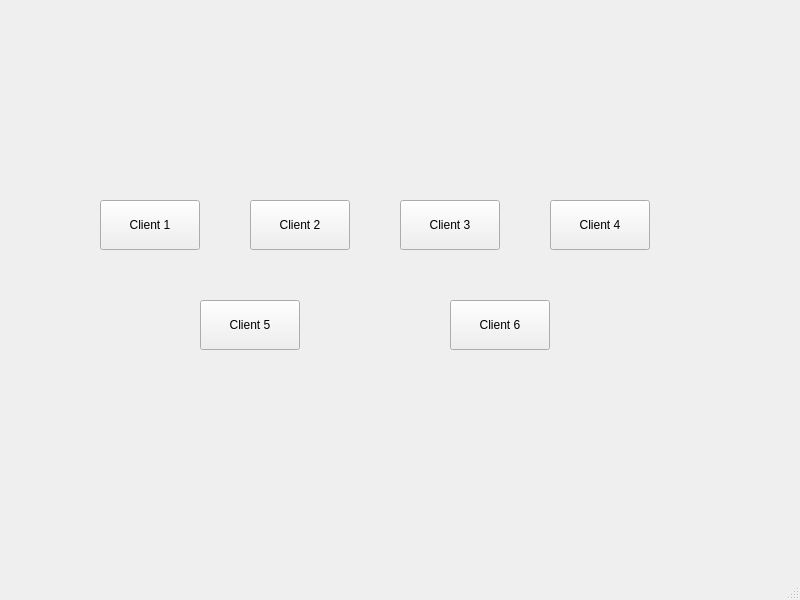
<?xml version="1.0" encoding="UTF-8"?>
<ui version="4.0">
 <class>MainWindow</class>
 <widget class="QMainWindow" name="MainWindow">
  <property name="geometry">
   <rect>
    <x>0</x>
    <y>0</y>
    <width>800</width>
    <height>600</height>
   </rect>
  </property>
  <property name="windowTitle">
   <string>MainWindow</string>
  </property>
  <widget class="QWidget" name="centralwidget">
   <widget class="QStackedWidget" name="stackedWidget">
    <property name="geometry">
     <rect>
      <x>0</x>
      <y>0</y>
      <width>800</width>
      <height>600</height>
     </rect>
    </property>

    <!-- 첫 번째 페이지: 클라이언트 선택 화면 -->
    <widget class="QWidget" name="pageSelectClient">
     <widget class="QPushButton" name="clientButton1">
      <property name="geometry">
       <rect>
        <x>100</x>
        <y>200</y>
        <width>100</width>
        <height>50</height>
       </rect>
      </property>
      <property name="text">
       <string>Client 1</string>
      </property>
     </widget>
     <widget class="QPushButton" name="clientButton2">
      <property name="geometry">
       <rect>
        <x>250</x>
        <y>200</y>
        <width>100</width>
        <height>50</height>
       </rect>
      </property>
      <property name="text">
       <string>Client 2</string>
      </property>
     </widget>
     <widget class="QPushButton" name="clientButton3">
      <property name="geometry">
       <rect>
        <x>400</x>
        <y>200</y>
        <width>100</width>
        <height>50</height>
       </rect>
      </property>
      <property name="text">
       <string>Client 3</string>
      </property>
     </widget>
     <widget class="QPushButton" name="clientButton4">
      <property name="geometry">
       <rect>
        <x>550</x>
        <y>200</y>
        <width>100</width>
        <height>50</height>
       </rect>
      </property>
      <property name="text">
       <string>Client 4</string>
      </property>
     </widget>
     <widget class="QPushButton" name="clientButton5">
      <property name="geometry">
       <rect>
        <x>200</x>
        <y>300</y>
        <width>100</width>
        <height>50</height>
       </rect>
      </property>
      <property name="text">
       <string>Client 5</string>
      </property>
     </widget>
     <widget class="QPushButton" name="clientButton6">
      <property name="geometry">
       <rect>
        <x>450</x>
        <y>300</y>
        <width>100</width>
        <height>50</height>
       </rect>
      </property>
      <property name="text">
       <string>Client 6</string>
      </property>
     </widget>
    </widget>

    <!-- 두 번째 페이지: 데이터 화면 -->
    <widget class="QWidget" name="pageClientData">
     <widget class="QLabel" name="label">
      <property name="geometry">
       <rect>
        <x>50</x>
        <y>20</y>
        <width>300</width>
        <height>30</height>
       </rect>
      </property>
      <property name="text">
       <string>Client Data</string>
      </property>
     </widget>
     <widget class="QLabel" name="label_2">
      <property name="geometry">
       <rect>
        <x>50</x>
        <y>60</y>
        <width>300</width>
        <height>30</height>
       </rect>
      </property>
      <property name="text">
       <string>ADC Value:</string>
      </property>
     </widget>
     <widget class="QLabel" name="label_3">
      <property name="geometry">
       <rect>
        <x>50</x>
        <y>100</y>
        <width>300</width>
        <height>30</height>
       </rect>
      </property>
      <property name="text">
       <string>PWM Duty Cycle:</string>
      </property>
     </widget>
     <widget class="QLabel" name="label_4">
      <property name="geometry">
       <rect>
        <x>50</x>
        <y>140</y>
        <width>300</width>
        <height>30</height>
       </rect>
      </property>
      <property name="text">
       <string>Distance:</string>
      </property>
     </widget>
     <widget class="QLabel" name="label_5">
      <property name="geometry">
       <rect>
        <x>50</x>
        <y>180</y>
        <width>300</width>
        <height>30</height>
       </rect>
      </property>
      <property name="text">
       <string>LED State:</string>
      </property>
     </widget>
     <widget class="QPushButton" name="backButton">
      <property name="geometry">
       <rect>
        <x>150</x>
        <y>240</y>
        <width>100</width>
        <height>30</height>
       </rect>
      </property>
      <property name="text">
       <string>Back</string>
      </property>
     </widget>
    </widget>
   </widget>
  </widget>
  <widget class="QMenuBar" name="menubar"/>
  <widget class="QStatusBar" name="statusbar"/>
 </widget>
</ui>
